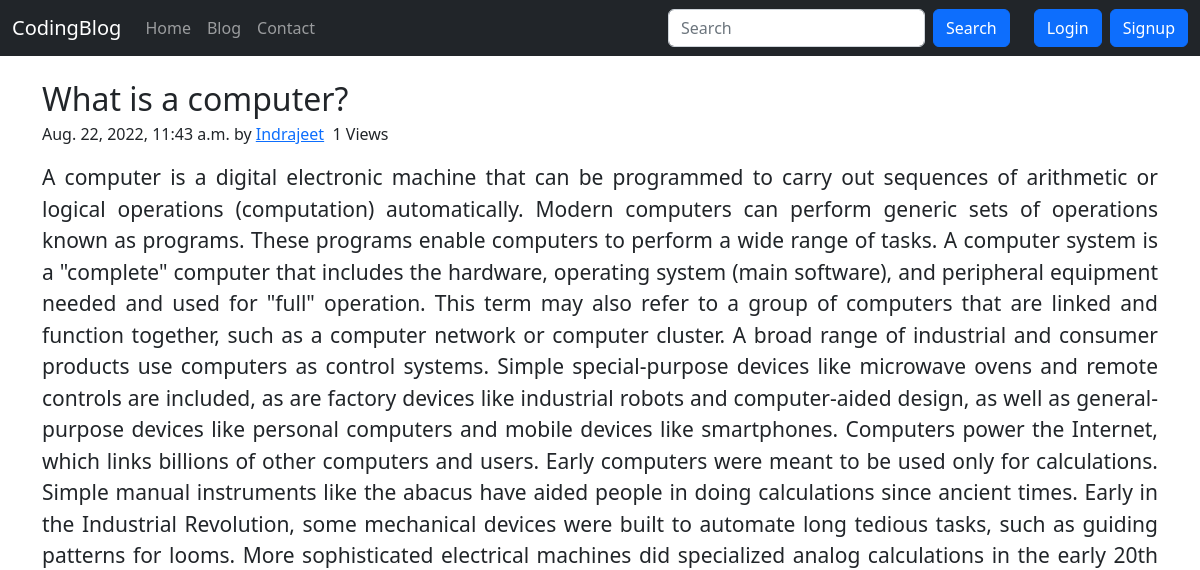
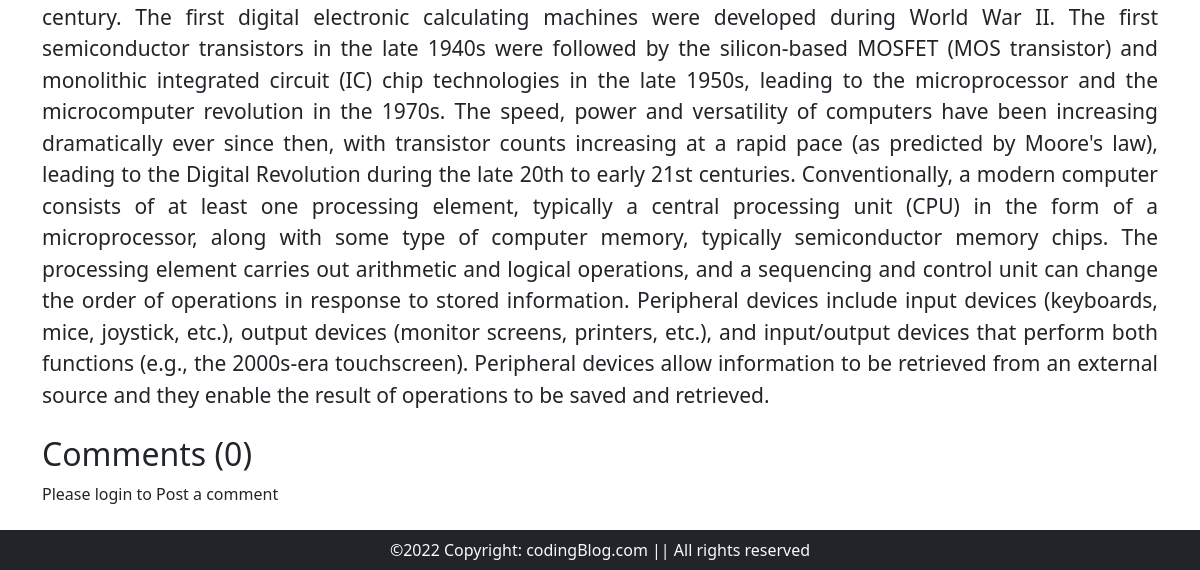
The page /blog/What-is-a-computer on the database as committed earlier (2 pictures, top to bottom).
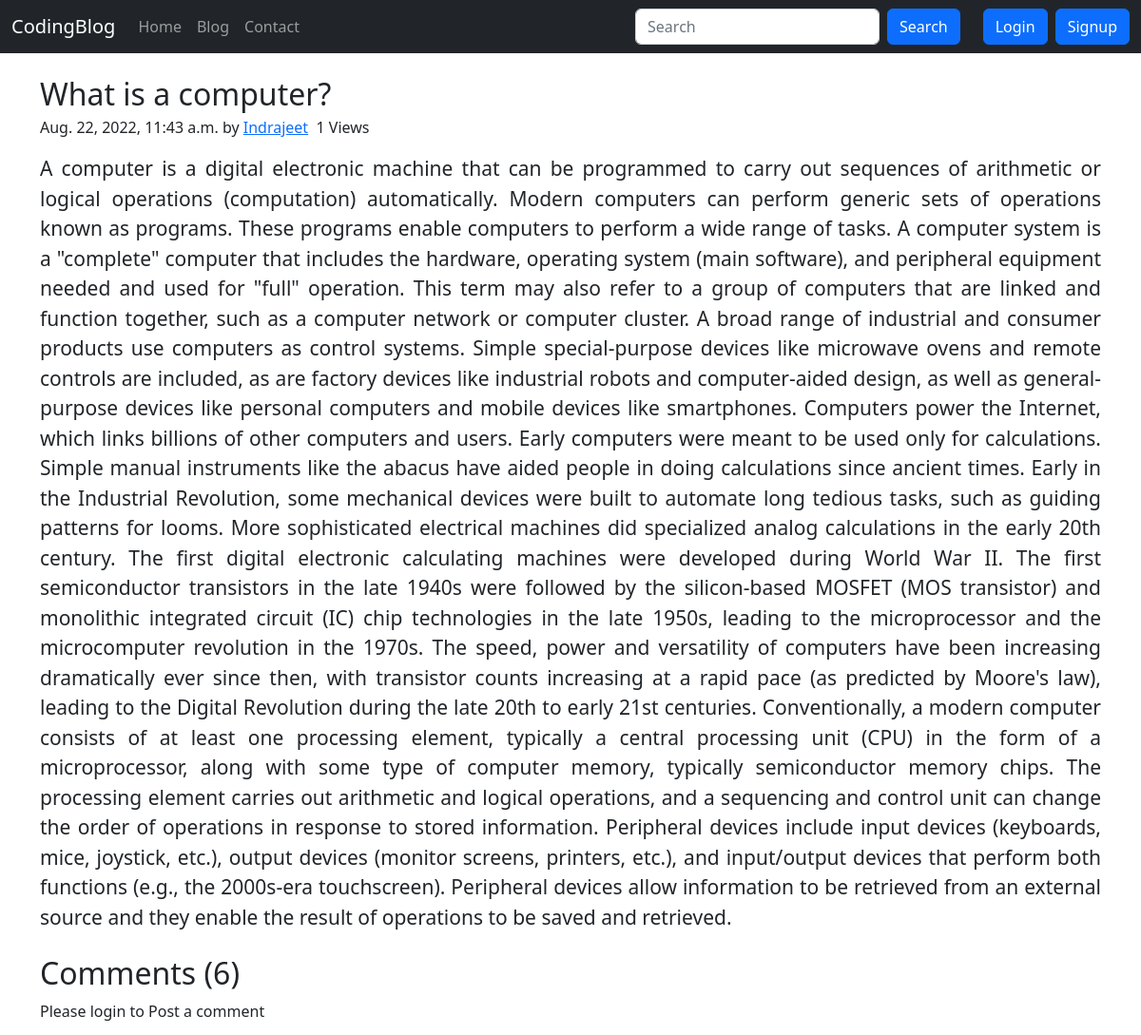
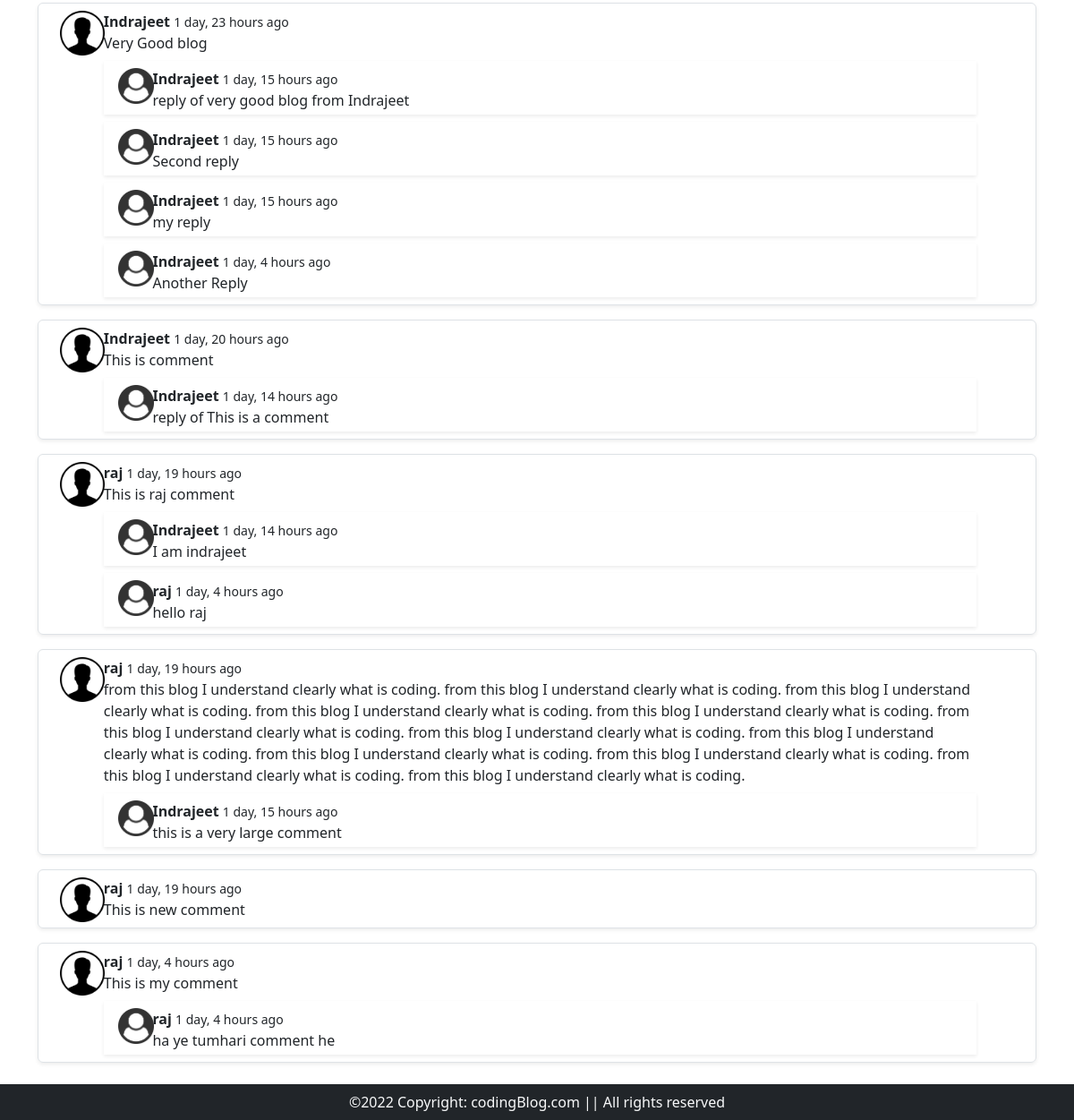
The same page on the database as committed later (2 pictures, top to bottom).
### blog/models.py (models this page shows, shortened)
class Post(models.Model):
    sno=models.AutoField(primary_key=True)
    title=models.CharField(max_length=255)
    author=models.CharField(max_length=14)
    slug=models.CharField(max_length=130)
    views = models.IntegerField(default=0)
    timeStamp=models.DateTimeField(blank=True)
    content=models.TextField()

class BlogComment(models.Model):
    sno = models.AutoField(primary_key=True)
    comment = models.TextField()
    user = models.ForeignKey(User, on_delete=models.CASCADE)
    post = models.ForeignKey(Post, on_delete=models.CASCADE)
    parent = models.ForeignKey('self', on_delete=models.CASCADE, null=True)
    timestamp = models.DateTimeField(default=now)

### blog/views.py (the view)
# urls.py: path('<str:slug>', views.blogPost, name="blogPost"),
def blogPost(request, slug):
    post = Post.objects.filter(slug=slug).first()
    post.views = post.views + 1
    post.save()
    print(type(post))
    comments = BlogComment.objects.filter(post=post, parent=None)
    reqlies = BlogComment.objects.filter(post=post).exclude(parent=None)
    params = {'post': post, 'comments':comments, 'replies':reqlies}
    return render(request, 'blog/blogPost.html', params)

### templates/blog/blogPost.html (shortened to what this page needs)
{% extends 'base.html' %}
{% block body %}
{% load humanize %}
<div class="container">
    <div class="blog-post my-4">
        <h2 class="blog-post-title mb-1">{{ post.title }}</h2>
        <p class="blog-post-meta">{{ post.timeStamp}} by <a href="#">{{ post.author }}</a> &nbsp;<span>{{post.views}} Views</span></p>
        <div class="postContent">{{ post.content|safe }}</div>
    </div>
</div>
<div class="container">
    <h2>Comments ({{comments|length}})</h2>
    <div class="my-2">
        {% if user.is_authenticated %}
        <form class="d-flex" action="/blog/postcomment" method="post"> {% csrf_token %}
            <input type="hidden" name="postSno" value="{{ post.sno }}" id="postSno">
            <input type="hidden" name="parentSno" value="">
            <input class="form-control me-2 border border-primary" type="text" name="comment" id="comment"
                placeholder="Enter a Comment here">
            <button class="btn btn-primary" type="submit">Comment</button>
        </form>
        {% else %}
        <p>Please login to Post a comment</p>
        {% endif %}
    </div>
    {% for comment in comments %}
    <div class="row g-0 border rounded overflow-hidden flex-md-row my-3 pt-2 shadow-sm h-md-250 position-relative">
        <div class="row">
            <div class="col-md-1">
                <img src="/static/img/user.jpg" width="50px" alt="">
            </div>
            <div class="col-md-11">
                <strong>{{comment.user.username}}</strong> <small>{{comment.timestamp|naturaltime}}</small>
                <div>{{comment.comment}}</div>
                <div class="reply mx-0">
                    <div class="replies my-2">
                        {% for reply in replies %}
                        {% if reply.parent == comment %}
                        <div class="row g-0 overflow-hidden flex-md-row p-1 mt-2 pt-2 shadow-sm h-md-250 position-relative">
                                <div class="col-md-1 mb-2">
                                    <img src="/static/img/reply.png" width="40px" alt="">
                                </div>
                                <div class="col-md-11">
                                    <strong>{{reply.user.username}}</strong>
                                    <small>{{reply.timestamp|naturaltime}}</small>
                                    <div>{{reply.comment}}</div>
                                </div>
                        </div>
                        {% endif %}
                        {% endfor %}
                    </div>
                </div>
            </div>
        </div>
    </div>
    {% endfor %}
</div>
{% endblock body %}

### templates/base.html (shortened to what this page needs)
<!doctype html>
<html lang="en">
<head>
  <link href="https://cdn.jsdelivr.net/npm/bootstrap@5.2.0/dist/css/bootstrap.min.css" rel="stylesheet"
>
</head>
<body>
  <nav class="navbar navbar-expand-lg navbar-dark bg-dark">
    <div class="container-fluid">
      <a class="navbar-brand" href="/">CodingBlog</a>
      <div class="collapse navbar-collapse" id="navbarSupportedContent">
        <ul class="navbar-nav me-auto mb-2 mb-lg-0">
          <li class="nav-item">
            <a class="nav-link {% block homeactive %}{% endblock homeactive %}" aria-current="page" href="/">Home</a>
          </li>
          <li class="nav-item ">
            <a class="nav-link {% block blogactive %}{% endblock blogactive %}" href="/blog/5">Blog</a>
          </li>
          <li class="nav-item">
            <a class="nav-link {% block contactactive %}{% endblock contactactive %}" href="/contact">Contact</a>
          </li>
        </ul>
        <form method="GET" action="/search" class="d-flex mx-3" role="search">
          <input class="form-control me-2" type="search" name="query" id="search" placeholder="Search"
            aria-label="Search">
          <button class="btn btn-primary" type="submit">Search</button>
        </form>
        {% if user.is_authenticated %}
        <ul class="navbar-nav ml-auto mb-2 mr-4 mb-lg-0">
            <li class="nav-item dropdown">
              <a class="nav-link dropdown-toggle" href="#" role="button" data-bs-toggle="dropdown" aria-expanded="false">Welcome {{request.user}}</a>
              <ul class="dropdown-menu">
                <li><a class="dropdown-item" href="/logout">Logout</a></li>
              </ul>
            </li>
          </ul>
        {% else %}
        <button type="button" class="btn btn-primary mx-2" data-bs-toggle="modal" data-bs-target="#loginModal">Login</button>
        <button type="button" class="btn btn-primary mr-2" data-bs-toggle="modal" data-bs-target="#signupModal">Signup</button>
        {% endif %}
      </div>
    </div>
  </nav>
  {% block body %}{% endblock body %}
  <footer class="bg-dark text-light mb-0 mt-4 p-2 text-center">
     &copy;2022 Copyright: codingBlog.com || All rights reserved
  </footer>
</body>
</html>

### templates/blog/blogPost.html (style rules this page uses)
.row img { position: relative; left: 42px; }
.col-md-1 { margin-left: -30px; }
.postContent { text-align: justify; font-size: 21px; }

Rows that differ between the two databases and show on the page:
added BlogComment: user.username "Indrajeet", timestamp "1 day, 23 hours ago", comment "Very Good blog", shown under "Comments (6)"
added BlogComment: user.username "Indrajeet", timestamp "1 day, 15 hours ago", comment "reply of very good blog from Indrajeet"
added BlogComment: user.username "Indrajeet", timestamp "1 day, 15 hours ago", comment "Second reply"
added BlogComment: user.username "Indrajeet", timestamp "1 day, 15 hours ago", comment "my reply"
added BlogComment: user.username "Indrajeet", timestamp "1 day, 4 hours ago", comment "Another Reply"
added BlogComment: user.username "Indrajeet", timestamp "1 day, 20 hours ago", comment "This is comment", shown under "Comments (6)"
added BlogComment: user.username "Indrajeet", timestamp "1 day, 14 hours ago", comment "reply of This is a comment"
added BlogComment: user.username "raj", timestamp "1 day, 19 hours ago", comment "This is raj comment", shown under "Comments (6)"
added BlogComment: user.username "Indrajeet", timestamp "1 day, 14 hours ago", comment "I am indrajeet", shown under "raj"
added BlogComment: user.username "raj", timestamp "1 day, 4 hours ago", comment "hello raj"
added BlogComment: user.username "raj", timestamp "1 day, 19 hours ago", comment "from this blog I understand clearly what is coding. from this blog I understand clearly what is coding. from this blog I understand clearly what is coding. from this blog I understand clearly what is coding. from this blog I understand clearly what is coding. from this blog I understand clearly what is coding. from this blog I understand clearly what is coding. from this blog I understand clearly what is coding. from this blog I understand clearly what is coding. from this blog I understand clearly what is coding. from this blog I understand clearly what is coding. from this blog I understand clearly what is coding.", shown under "Comments (6)"
added BlogComment: user.username "Indrajeet", timestamp "1 day, 15 hours ago", comment "this is a very large comment", shown under "raj"
added BlogComment: user.username "raj", timestamp "1 day, 19 hours ago", comment "This is new comment", shown under "Comments (6)"
added BlogComment: user.username "raj", timestamp "1 day, 4 hours ago", comment "This is my comment", shown under "Comments (6)"
added BlogComment: user.username "raj", timestamp "1 day, 4 hours ago", comment "ha ye tumhari comment he"
Other text that changed with them:
{{ comments|length }}: "0" → "6"
